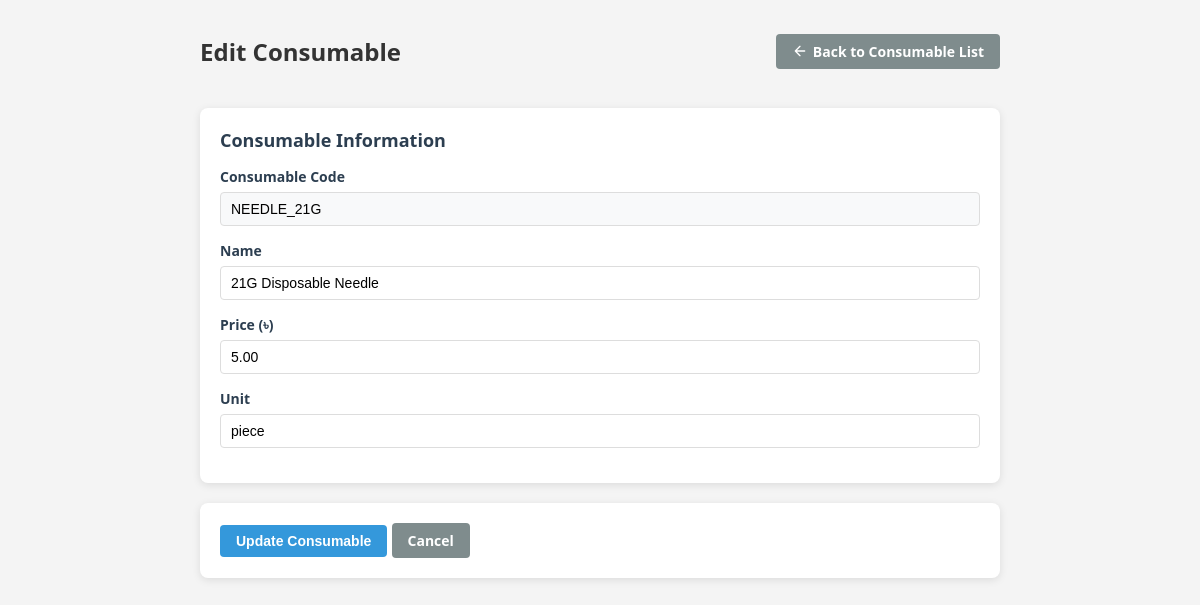
/pages/consumable/edit_consumable.php?code=NEEDLE_21G (signed in), run on the app's committed database.
### tables this page shows
CREATE TABLE `consumable_info` (
  `id` int(11) NOT NULL AUTO_INCREMENT,
  `consumable_code` varchar(50) NOT NULL,
  `name` varchar(100) NOT NULL,
  `price` decimal(10,2) DEFAULT NULL,
  `unit` varchar(20) DEFAULT NULL,
  `created_at` datetime DEFAULT current_timestamp(),
  `updated_at` datetime DEFAULT current_timestamp() ON UPDATE current_timestamp(),
  PRIMARY KEY (`id`),
  UNIQUE KEY `consumable_code` (`consumable_code`)
);

### pages/consumable/edit_consumable.php (the view, shortened to what this page needs)
<?php
$consumable_code = $_GET['code'];
$pdo = getDBConnection();
try {
    $stmt = $pdo->prepare("SELECT * FROM consumable_info WHERE consumable_code = ?");
    $stmt->execute([$consumable_code]);
    $consumable = $stmt->fetch(PDO::FETCH_ASSOC);
} catch(PDOException $e) {
    die("Error fetching consumable: " . $e->getMessage());
}
?>
<!DOCTYPE html>
<html lang="en">
<head>
</head>
<body>
    <div class="container">
        <div class="page-header">
            <div class="page-title">
                <h2>Edit Consumable</h2>
            </div>
            <a href="consumable_list.php" class="btn btn-back">
                <svg width="16" height="16" viewBox="0 0 24 24" fill="none" stroke="currentColor" stroke-width="2" stroke-linecap="round" stroke-linejoin="round">
                    <path d="M19 12H5M12 19l-7-7 7-7"/>
                </svg>
                Back to Consumable List
            </a>
        </div>
        <form method="POST" action="">
            <div class="form-section">
                <h3>Consumable Information</h3>
                <div class="form-group">
                    <label for="consumable_code">Consumable Code</label>
                    <input type="text" id="consumable_code" name="consumable_code" readonly
                           value="<?php echo htmlspecialchars($consumable['consumable_code']); ?>">
                </div>
                <div class="form-group">
                    <label for="name">Name</label>
                    <input type="text" id="name" name="name" required
                           value="<?php echo htmlspecialchars($consumable['name']); ?>">
                </div>
                <div class="form-group">
                    <label for="price">Price (৳)</label>
                    <input type="number" id="price" name="price" required min="0" step="0.01"
                           value="<?php echo htmlspecialchars($consumable['price']); ?>">
                </div>
                <div class="form-group">
                    <label for="unit">Unit</label>
                    <input type="text" id="unit" name="unit" required
                           value="<?php echo htmlspecialchars($consumable['unit']); ?>"
                           placeholder="e.g., piece, box, etc.">
                </div>
            </div>
            <div class="form-section">
                <button type="submit" class="btn btn-primary">Update Consumable</button>
                <a href="consumable_list.php" class="btn btn-back">Cancel</a>
            </div>
        </form>
    </div>
</body>
</html>

### pages/consumable/edit_consumable.php (style rules this page uses)
body { font-family: 'Segoe UI', Arial, sans-serif; background: #f4f4f4; margin: 0; padding: 15px; color: #333; }
.container { max-width: 800px; margin: 0 auto; padding: 0 15px; }
.page-header { margin-bottom: 20px; display: flex; justify-content: space-between; align-items: center; }
.page-title { flex: 1; }
.form-section { background: white; padding: 20px; border-radius: 8px; box-shadow: 0 2px 8px rgba(0,0,0,0.1); margin-bottom: 20px; }
.form-section h3 { margin: 0 0 15px 0; color: #2c3e50; font-size: 18px; }
.form-group { margin-bottom: 15px; }
.form-group label { display: block; margin-bottom: 6px; font-weight: 600; color: #2c3e50; font-size: 14px; }
.form-group input { width: 100%; padding: 8px 10px; border: 1px solid #ddd; border-radius: 4px; font-size: 14px; transition: border-color 0.3s; box-sizing: border-box; }
.form-group input[readonly] { background: #f8f9fa; cursor: not-allowed; }
.btn { display: inline-block; padding: 8px 16px; border-radius: 4px; text-decoration: none; cursor: pointer; font-size: 14px; font-weight: 600; transition: all 0.3s; border: none; }
.btn-primary { background: #3498db; color: white; }
.btn-back { background: #7f8c8d; color: white; text-decoration: none; display: inline-flex; align-items: center; gap: 5px; }

### data on the page
consumable_info: consumable_code "NEEDLE_21G", name "21G Disposable Needle", price "5.00", unit "piece"
